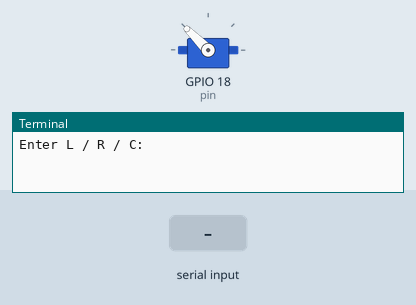
This program was run on a simulated Raspberry Pi (BCM pin numbers). Shown: servo, the last lines printed to the terminal. Inputs (shaded band) come from the test bench. Servo angles are drawn from the pulse width (0.5 ms = 0°, 2.5 ms = 180°).

Above: at 2.7 s.
2.8 s: "R" typed at the terminal
At 3.1 s:
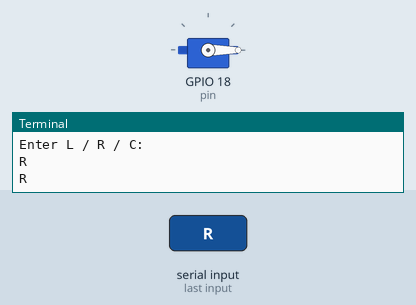
4.3 s: "L" typed at the terminal
At 5.4 s:
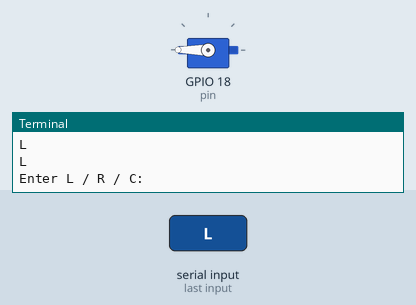
5.8 s: "C" typed at the terminal
At 6.6 s:
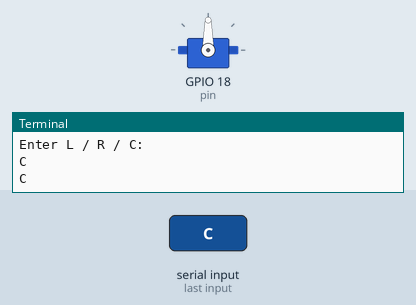
Timing chart, 0 to 8.8 s (numbered marks = the images above; inputs shaded):
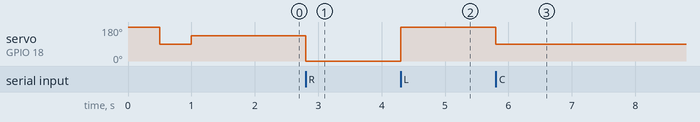

Measured:
- after the input at 2.8 s, servo on GPIO 18 (pin): 135° → 0° at once
- after the input at 4.3 s, servo on GPIO 18 (pin): 0° → 180° at once
- after the input at 5.8 s, servo on GPIO 18 (pin): 180° → 90° at once

The program:

servomotor2.py
```python
import RPi.GPIO as GPIO
import time
pin = 18
GPIO.setmode(GPIO.BCM)
GPIO.setup(pin, GPIO.OUT)
p = GPIO.PWM(pin,50)
p.start(12.5)
time.sleep(0.5)
p.stop()
p.start(7.5)
time.sleep(0.5)
p.stop
p.start(10.0)
time.sleep(0.5)
p.stop()
var = 1
try:
	while True:
		var = raw_input("Enter L / R / C: ")
		if var == 'R':
			print 'R'
			p.start(2.5)
			time.sleep(1)
			p.stop()
		elif var == 'L':
			print 'L'
			p.start(12.5)
			time.sleep(1)
			p.stop()
		elif var == 'C':
			print 'C'
			p.start(7.5)
			time.sleep(1)
			p.stop()
except KeyboardInterrput:
	GPIO.cleanup()
```
